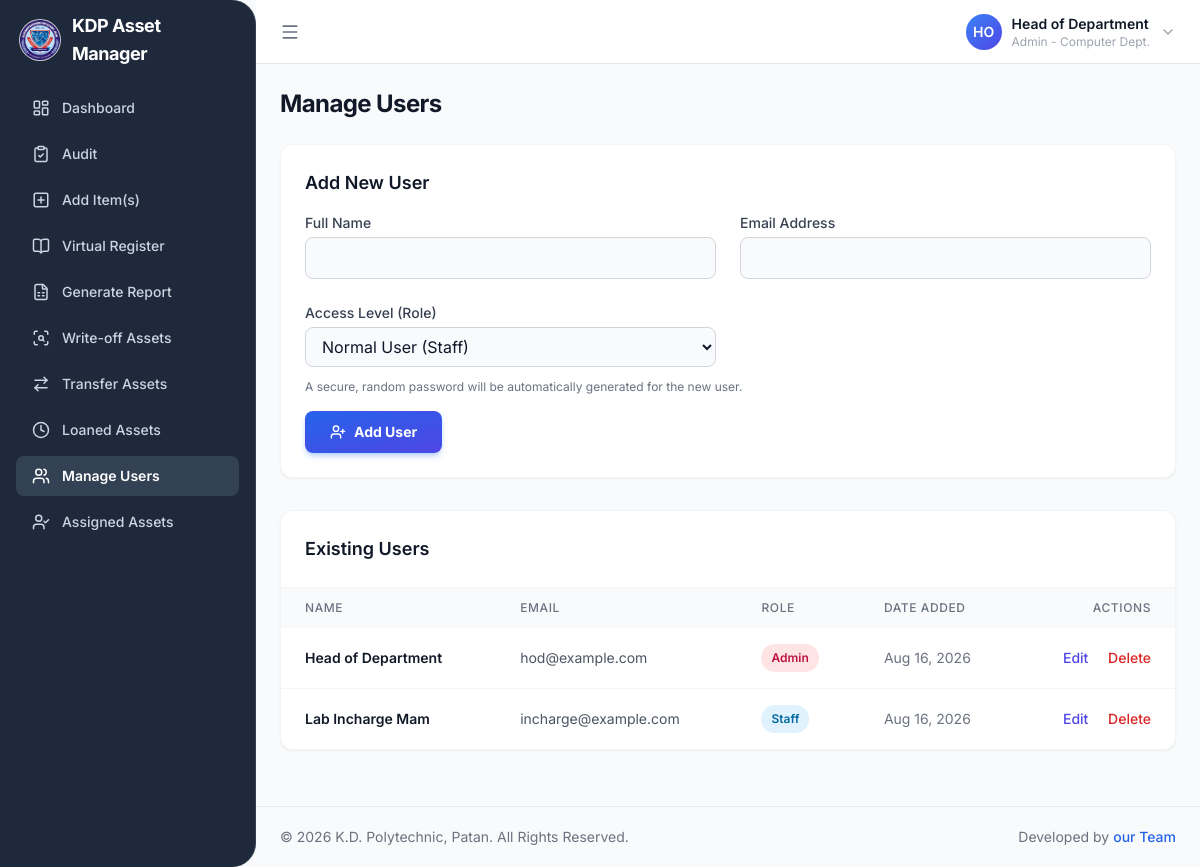
The page /manage-users.php (signed in) on the database its author committed.
### tables this page shows
CREATE TABLE users (
    id INT AUTO_INCREMENT PRIMARY KEY,
    full_name VARCHAR(100) NOT NULL,
    email VARCHAR(100) NOT NULL UNIQUE,
    password_hash VARCHAR(255) NOT NULL,
    role ENUM('admin', 'staff') DEFAULT 'staff',
    created_at TIMESTAMP DEFAULT CURRENT_TIMESTAMP
);

### manage-users.php (the view, shortened to what this page needs)
<?php
require 'db.php';
function getInitials($name) {
    $words = explode(' ', $name);
    $initials = '';
    foreach ($words as $word) {
        $initials .= strtoupper(substr($word, 0, 1));
    }
    return substr($initials, 0, 2);
}
$users = [];
$result = $conn->query("SELECT id, full_name, email, role, created_at FROM users ORDER BY created_at DESC");
if ($result) {
    $users = $result->fetch_all(MYSQLI_ASSOC);
}
$current_page = 'manage-users';
?>
<!DOCTYPE html>
<html lang="en">
<head>
<script src="https://cdn.tailwindcss.com"></script>
    <link rel="stylesheet" href="loader/loader.css" />
<body class="h-screen bg-slate-50 text-slate-900 antialiased">
<div class="h-screen flex overflow-hidden">
  <?php include 'sidebar.php'; ?>
  <div id="mainContent" class="flex-1 flex flex-col min-w-0 lg:ml-64 transition-all duration-300 ease-in-out h-screen overflow-hidden">
    <header class="h-16 border-b border-gray-200 bg-white flex items-center justify-between px-4 lg:px-6 gap-4 shrink-0">
        <div class="flex items-center gap-2 flex-1 min-w-0">
            <button id="menuBtn" class="p-2 -ml-2 rounded-lg hover:bg-gray-100 text-gray-500 shrink-0">
                <i data-lucide="menu" style="width:20px;height:20px"></i>
            </button>
        </div>
        <div class="flex items-center gap-3 sm:gap-4 shrink-0">
            <div class="relative">
                <button id="userMenuBtn" class="flex items-center gap-2.5 group">
                    <div class="w-9 h-9 rounded-full bg-gradient-to-br from-blue-500 to-indigo-600 flex items-center justify-center text-white text-sm font-semibold shrink-0"><?php echo getInitials($_SESSION['user_name']); ?></div>
                    <div class="hidden sm:block text-left leading-tight">
                        <p class="text-sm font-semibold text-gray-900"><?php echo htmlspecialchars($_SESSION['user_name']); ?></p>
                        <p class="text-xs text-gray-400"><?php echo htmlspecialchars(ucfirst($_SESSION['role'])); ?> - Computer Dept.</p>
                    </div>
                    <i data-lucide="chevron-down" class="hidden sm:block text-gray-400 group-hover:text-gray-600 transition-colors" style="width:16px;height:16px"></i>
                </button>
            </div>
        </div>
    </header>
    <div class="flex-1 overflow-y-auto flex flex-col">
      <main class="flex-1 bg-slate-50 p-4 lg:p-6">
        <div class="max-w-4xl mx-auto">
          <h1 class="text-2xl font-bold text-gray-900 tracking-tight mb-6">Manage Users</h1>
          <div class="bg-white rounded-xl shadow-sm border border-gray-100 p-6 mb-8">
            <h2 class="text-lg font-semibold text-gray-900 mb-4">Add New User</h2>
            <form action="manage-users.php" method="POST" class="grid grid-cols-1 md:grid-cols-2 gap-6">
              <div>
                <label for="full_name" class="block text-sm font-medium text-gray-700 mb-1">Full Name</label>
                <input type="text" name="full_name" id="full_name" required class="w-full px-3 py-2 bg-gray-50 border border-gray-300 rounded-lg focus:outline-none focus:ring-2 focus:ring-blue-500/50 focus:border-blue-500 transition">
              </div>
              <div>
                <label for="email" class="block text-sm font-medium text-gray-700 mb-1">Email Address</label>
                <input type="email" name="email" id="email" required class="w-full px-3 py-2 bg-gray-50 border border-gray-300 rounded-lg focus:outline-none focus:ring-2 focus:ring-blue-500/50 focus:border-blue-500 transition">
              </div>
              <div>
                <label for="role" class="block text-sm font-medium text-gray-700 mb-1">Access Level (Role)</label>
                <select name="role" id="role" required class="w-full px-3 py-2 bg-gray-50 border border-gray-300 rounded-lg focus:outline-none focus:ring-2 focus:ring-blue-500/50 focus:border-blue-500 transition">
                  <option value="staff">Normal User (Staff)</option>
                </select>
              </div>
              <div class="md:col-span-2">
                  <p class="text-xs text-gray-500 -mt-3 mb-4">
                      A secure, random password will be automatically generated for the new user.
                  </p>
                <button type="submit" class="w-full sm:w-auto inline-flex justify-center items-center gap-2 px-6 py-2.5 border border-transparent text-sm font-bold rounded-lg text-white bg-gradient-to-br from-blue-600 to-indigo-600 hover:from-blue-700 hover:to-indigo-600 transition-all shadow-md shadow-blue-500/30 hover:shadow-lg hover:shadow-blue-500/40">
                  <i data-lucide="user-plus" style="width:16px;height:16px"></i>
                  Add User
                </button>
              </div>
            </form>
          </div>
          <div class="bg-white rounded-xl shadow-sm border border-gray-100">
            <div class="p-5 lg:p-6 border-b border-gray-100">
              <h2 class="text-lg font-semibold text-gray-900">Existing Users</h2>
            </div>
            <div class="overflow-x-auto">
              <table class="w-full text-sm min-w-[640px]">
                <thead class="bg-gray-50">
                  <tr class="text-left text-xs text-gray-500 uppercase tracking-wider">
                    <th class="px-6 py-3 font-medium">Name</th>
                    <th class="px-6 py-3 font-medium">Email</th>
                    <th class="px-6 py-3 font-medium">Role</th>
                    <th class="px-6 py-3 font-medium">Date Added</th>
                    <th class="px-6 py-3 font-medium text-right">Actions</th>
                  </tr>
                </thead>
                <tbody class="divide-y divide-gray-100">
                  <?php foreach ($users as $user): ?>
                  <tr>
                    <td class="px-6 py-4 whitespace-nowrap font-semibold text-gray-900"><?php echo htmlspecialchars($user['full_name']); ?></td>
                    <td class="px-6 py-4 whitespace-nowrap text-gray-600"><?php echo htmlspecialchars($user['email']); ?></td>
                    <td class="px-6 py-4 whitespace-nowrap">
                      <span class="px-2.5 py-1 inline-flex text-xs leading-5 font-semibold rounded-full <?php echo $user['role'] === 'admin' ? 'bg-rose-100 text-rose-700' : 'bg-sky-100 text-sky-700'; ?>">
                        <?php echo ucfirst(htmlspecialchars($user['role'])); ?>
                      </span>
                    </td>
                    <td class="px-6 py-4 whitespace-nowrap text-gray-500"><?php echo date('M d, Y', strtotime($user['created_at'])); ?></td>
                    <td class="px-6 py-4 whitespace-nowrap text-right text-sm font-medium">
                      <a href="edit_user.php?id=<?php echo $user['id']; ?>" class="text-indigo-600 hover:underline">Edit</a>
                      <?php if ($user['id'] !== $_SESSION['user_id']):  ?>
                        <a href="manage-users.php?action=delete_user&id=<?php echo $user['id']; ?>"
                           class="text-red-600 hover:text-red-900 ml-4"
                           onclick="return confirm('Are you sure you want to permanently delete this user? This action cannot be undone.');">Delete</a>
                      <?php endif; ?>
                    </td>
                  </tr>
                  <?php endforeach; ?>
                </tbody>
              </table>
            </div>
          </div>
        </div>
      </main>
      <?php include 'footer.php'; ?>
    </div>
  </div>
</div>
</html>

### sidebar.php (shortened to what this page needs)
<?php
$current_page = $current_page ?? '';
?>
<aside id="sidebar" class="w-64 flex flex-col fixed inset-y-0 left-0 z-40 transition-transform duration-300 ease-in-out border-r border-slate-700 rounded-tr-3xl rounded-br-3xl -translate-x-full lg:translate-x-0" style="background-color: #1e293b;">
    <a href="dashboard.php" class="h-20 flex items-center gap-3 px-5 shrink-0">
        <img src="kdp_logo.jpeg" alt="College Logo" class="h-10 w-10 rounded-full object-cover ring-1 ring-white/75">
        <span class="font-bold text-lg tracking-tight text-white">KDP Asset Manager</span>
    </a>
    <nav class="flex-1 overflow-y-auto px-4 py-2 space-y-1.5">
        <a href="dashboard.php?view=dashboard" class="flex items-center gap-3 px-4 py-2.5 rounded-lg text-sm font-medium transition-colors <?php echo ($current_page === 'dashboard') ? 'bg-slate-700 text-white font-semibold' : 'text-slate-300 hover:bg-slate-700 hover:text-white'; ?>">
            <i data-lucide="layout-dashboard" style="width:18px;height:18px"></i>
            Dashboard
        </a>
        <a href="dashboard.php?view=audit" class="flex items-center justify-between gap-3 px-4 py-2.5 rounded-lg text-sm font-medium transition-colors <?php echo ($current_page === 'audit') ? 'bg-slate-700 text-white font-semibold' : 'text-slate-300 hover:bg-slate-700 hover:text-white'; ?>">
            <span class="flex items-center gap-3">
                <i data-lucide="clipboard-check" style="width:18px;height:18px"></i>
                Audit
            </span>
        </a>
        <?php if (isset($_SESSION['role']) && $_SESSION['role'] === 'admin'): ?>
            <a href="dashboard.php?view=add-asset" class="flex items-center gap-3 px-4 py-2.5 rounded-lg text-sm font-medium transition-colors <?php echo ($current_page === 'add-asset') ? 'bg-slate-700 text-white font-semibold' : 'text-slate-300 hover:bg-slate-700 hover:text-white'; ?>">
                <i data-lucide="plus-square" style="width:18px;height:18px"></i>
                Add Item(s)
            </a>
            <a href="dashboard.php?view=register" class="flex items-center gap-3 px-4 py-2.5 rounded-lg text-sm font-medium transition-colors <?php echo ($current_page === 'register') ? 'bg-slate-700 text-white font-semibold' : 'text-slate-300 hover:bg-slate-700 hover:text-white'; ?>">
                <i data-lucide="book-open" style="width:18px;height:18px"></i>
                Virtual Register
            </a>
            <a href="dashboard.php?view=generate-report" class="flex items-center gap-3 px-4 py-2.5 rounded-lg text-sm font-medium transition-colors <?php echo ($current_page === 'generate-report') ? 'bg-slate-700 text-white font-semibold' : 'text-slate-300 hover:bg-slate-700 hover:text-white'; ?>">
                <i data-lucide="file-spreadsheet" style="width:18px;height:18px"></i>
                Generate Report
            </a>
            <a href="dashboard.php?view=write-off-assets" class="flex items-center gap-3 px-4 py-2.5 rounded-lg text-sm font-medium transition-colors <?php echo ($current_page === 'write-off-assets') ? 'bg-slate-700 text-white font-semibold' : 'text-slate-300 hover:bg-slate-700 hover:text-white'; ?>">
                <i data-lucide="scan-search" style="width:18px;height:18px"></i>
                Write-off Assets
            </a>
            <a href="dashboard.php?view=transfer-assets" class="flex items-center gap-3 px-4 py-2.5 rounded-lg text-sm font-medium transition-colors <?php echo ($current_page === 'transfer-assets') ? 'bg-slate-700 text-white font-semibold' : 'text-slate-300 hover:bg-slate-700 hover:text-white'; ?>">
                <i data-lucide="arrow-right-left" style="width:18px;height:18px"></i>
                Transfer Assets
            </a>
            <a href="dashboard.php?view=loaned-assets" class="flex items-center gap-3 px-4 py-2.5 rounded-lg text-sm font-medium transition-colors <?php echo ($current_page === 'loaned-assets') ? 'bg-slate-700 text-white font-semibold' : 'text-slate-300 hover:bg-slate-700 hover:text-white'; ?>">
                <i data-lucide="clock" style="width:18px;height:18px"></i>
                Loaned Assets
            </a>
            <a href="manage-users.php" class="flex items-center gap-3 px-4 py-2.5 rounded-lg text-sm font-medium transition-colors <?php echo ($current_page === 'manage-users') ? 'bg-slate-700 text-white font-semibold' : 'text-slate-300 hover:bg-slate-700 hover:text-white'; ?>">
                <i data-lucide="users" style="width:18px;height:18px"></i>
                Manage Users
            </a>
            <a href="assigned-assets.php" class="flex items-center justify-between gap-3 px-4 py-2.5 rounded-lg text-sm font-medium transition-colors <?php echo ($current_page === 'assigned-assets') ? 'bg-slate-700 text-white font-semibold' : 'text-slate-300 hover:bg-slate-700 hover:text-white'; ?>">
                <span class="flex items-center gap-3 min-w-0">
                <i data-lucide="user-check" style="width:18px;height:18px"></i>
                Assigned Assets
                </span>
            </a>
        <?php endif; ?>
    </nav>
</aside>

### footer.php
<footer class="px-4 lg:px-6 py-5 border-t border-gray-200 bg-gray-50 text-sm text-gray-500 mt-8 flex-shrink-0">
    <div class="max-w-7xl mx-auto flex flex-col sm:flex-row justify-between items-center gap-2 text-center sm:text-left">
        <span>&copy; <?php echo date('Y'); ?> K.D. Polytechnic, Patan. All Rights Reserved.</span>
        <span>Developed by <a href="https://github.com/Ansh-vyas-coder/kd-polytechnic-asset-manager.git" class="font-medium text-blue-600 hover:text-blue-800 transition-colors">our Team</a></span>
    </div>
</footer>

### manage-users.php (style rules this page uses)
html, body { font-family: 'Inter', sans-serif; }

### rows shown on the page
users: full_name "Head of Department", email "hod@example.com", role "Admin", created_at "Aug 16, 2026"
users: full_name "Lab Incharge Mam", email "incharge@example.com", role "Staff", created_at "Aug 16, 2026"

### other values the page prints
getInitials($_SESSION['user_name']) "HO"
$_SESSION['user_name'] "Head of Department"
$_SESSION['role'] "Admin"
